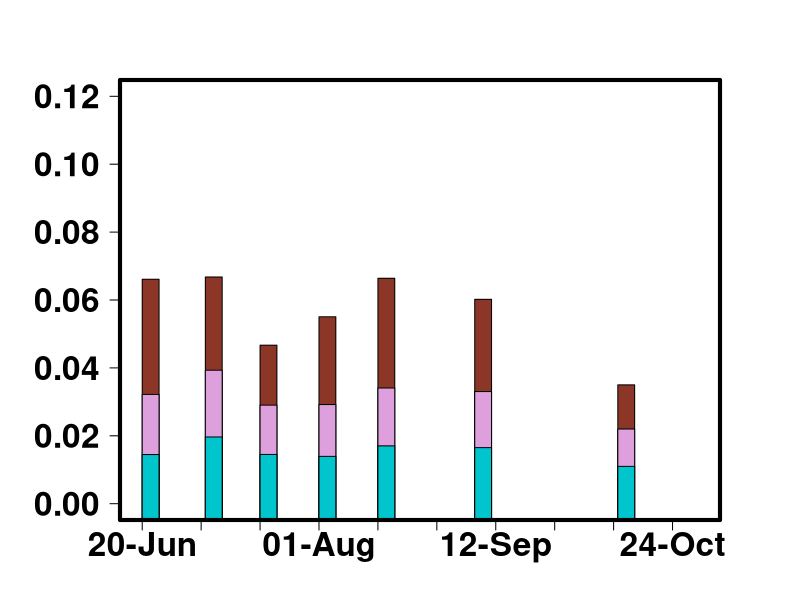

Generate this figure with R:
library("readr")
library("dplyr")
library("ggplot2"); theme_set(theme_bw() +
                                theme(axis.line = element_line(color='black'),
                                      plot.background = element_blank(),
                                      panel.grid.minor = element_blank(),
                                      panel.grid.major = element_blank()))
library("scales")
library("splines")
library("effects")
library("mgcv")

COMPARTMENTS <- read.csv("2_incremental/water5.csv")

colnames(COMPARTMENTS)[c(2:3)]<-c("SAMPLING_DATE","SITE")

COMPARTMENTS$SITE <- factor(COMPARTMENTS$SITE, labels = c("WS","DL","GR","GC","BG","BN"))


#Selected site 

ssite<-"WS"

# Selected element

names(COMPARTMENTS)

# P= 4 Cd = 12 Fe= 6 As = 9

n1<-12

mult=1

#Column Width

j=2

# Summary frames for each size fraction

TD.SUM<-data.frame(aggregate(as.numeric(COMPARTMENTS[,n1+20]) ~ SAMPLING_DATE+SITE, COMPARTMENTS, mean))
CL.SUM<-data.frame(aggregate(as.numeric(COMPARTMENTS[,n1+10]) ~ SAMPLING_DATE+SITE, COMPARTMENTS, mean))
SS.SUM<-data.frame(aggregate(as.numeric(COMPARTMENTS[,n1]) ~ SAMPLING_DATE+SITE, COMPARTMENTS, mean))

ALL.wSUM<-list(TD.SUM,CL.SUM,SS.SUM)

ALL.wSUM<-ALL.wSUM %>% purrr::reduce(full_join)

ALL.wSUM <- subset(ALL.wSUM, SITE == ssite)
names(ALL.wSUM)<-c("DATE","SITE","TD.SUM","CL.SUM","SS.SUM")


#each 'polygon' is inside a list with xx and yy coordinates

ALL.wSUM[is.na(ALL.wSUM)] <- 0

ALL.wSUM[,6]<--2

L=nrow(ALL.wSUM)

ALL.wSUM$DATE<-as.Date(ALL.wSUM$DATE, format = "%m/%d/%Y")

dat1 <- lapply(1:L,function(x){
  res <- list(xx=c(ALL.wSUM[x,1]+j, ALL.wSUM[x,1]-j, ALL.wSUM[x,1]-j, ALL.wSUM[x,1]+j),
              yy=c(ALL.wSUM[x,6], ALL.wSUM[x,6], ALL.wSUM[x,3], ALL.wSUM[x,3]))
  return(res)
})

dat2 <- lapply(1:L,function(x){
  res <- list(xx=c(ALL.wSUM[x,1]+j, ALL.wSUM[x,1]-j, ALL.wSUM[x,1]-j, ALL.wSUM[x,1]+j),
              yy=c(ALL.wSUM[x,6], ALL.wSUM[x,6], ALL.wSUM[x,3]+ALL.wSUM[x,4], ALL.wSUM[x,3]+ALL.wSUM[x,4]))
  return(res)
})

dat3 <- lapply(1:L,function(x){
  res <- list(xx=c(ALL.wSUM[x,1]+j, ALL.wSUM[x,1]-j, ALL.wSUM[x,1]-j, ALL.wSUM[x,1]+j),
              yy=c(ALL.wSUM[x,6], ALL.wSUM[x,6], ALL.wSUM[x,3]+ALL.wSUM[x,4]+ALL.wSUM[x,5], ALL.wSUM[x,3]+ALL.wSUM[x,4]+ALL.wSUM[x,5]))
  return(res)
})

#create empty plot

#dev.new(width=12, height=6, noRStudioGD = TRUE)
par(mar=c(4,6,4,4))
plot(ALL.wSUM[,1], ALL.wSUM[,5],
     type='n',
     ylim=c(0, plyr::round_any(max(ALL.wSUM[,3]+ALL.wSUM[,4]+ALL.wSUM[,5]), 0.06, f = ceiling)),
     xlim= c(as.Date("2021-06-20"),as.Date("2021-10-30")),
     ylab=NA, 
     yaxt = "n",
     cex=1.5,
     xaxt = "n",
     xlab = NA,
     cex.lab=1, cex.axis=1.2, cex.main=1.2, cex.sub=1.2,
)


axis(side = 2, las=1, font.axis=2, cex.axis=2)

at = seq(0, plyr::round_any(max(ALL.wSUM[,3]+ALL.wSUM[,4]+ALL.wSUM[,5]), 175, f = ceiling), length.out=5)

axis.Date(1, at=seq(as.Date("2021-06-20"), as.Date("2021-10-30"), "2 weeks"), las=1, font.axis=2, cex.axis=2, format="%d-%b")

for (i in 1:L) polygon(unlist(dat3[[i]]$xx),unlist(dat3[[i]]$yy),col="tomato4", border="black")
for (i in 1:L) polygon(unlist(dat2[[i]]$xx),unlist(dat2[[i]]$yy),col="plum", border="black")
for (i in 1:L) polygon(unlist(dat1[[i]]$xx),unlist(dat1[[i]]$yy),col="turquoise3",border="black")

box(lwd=4)
